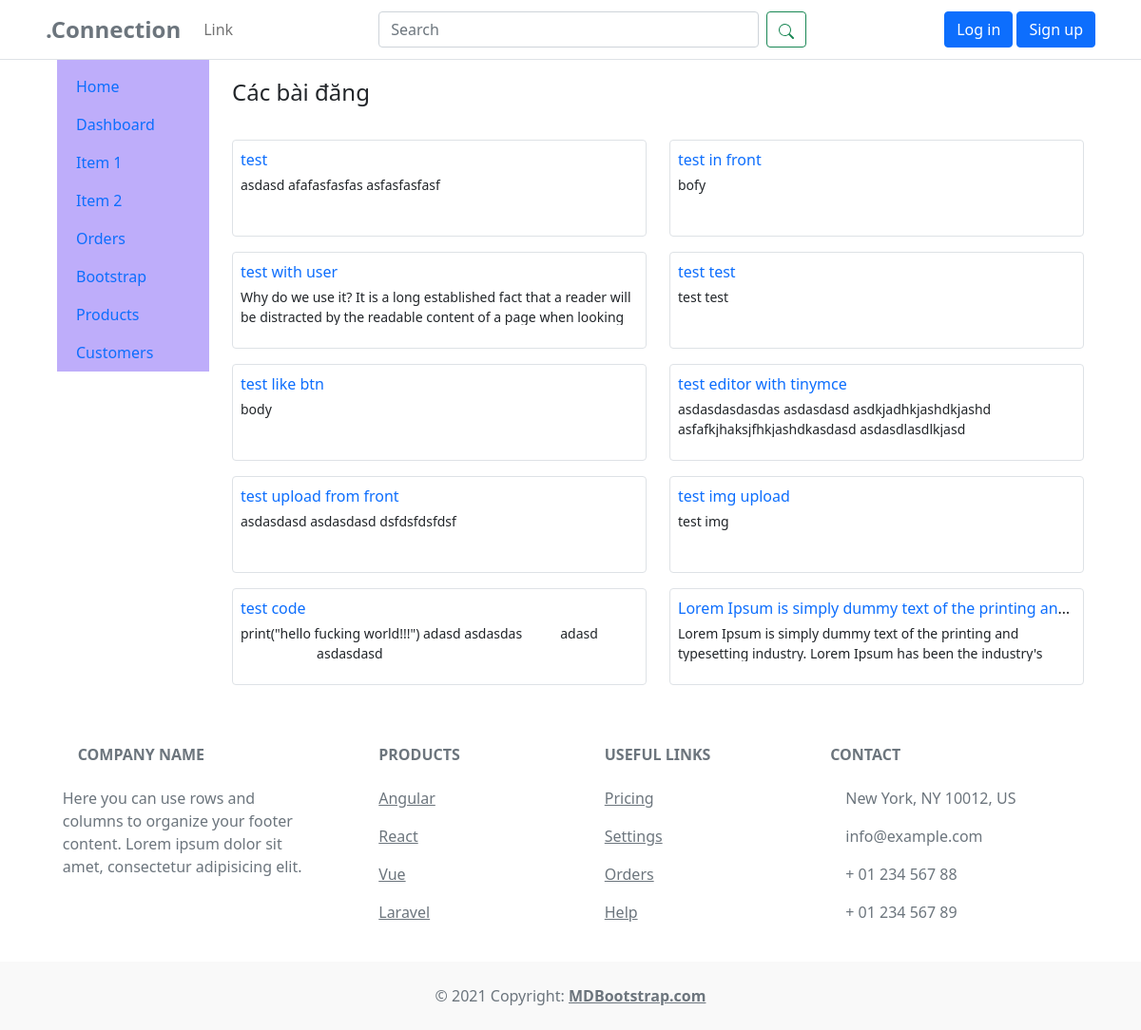
The page / on the database its author committed.
### app/models.py (models this page shows, shortened)
class Post(models.Model):
    title = models.CharField(max_length=200)
    content = HTMLField()
    user = models.ForeignKey(User, on_delete=models.CASCADE, default=None)
    likes = models.ManyToManyField(User, related_name='liked_posts')
    pub_date = models.DateTimeField(auto_now_add=True)

### app/views.py (the view)
# urls.py: path('', views.index, name="index"),
def index(req):
    posts = Post.objects.all()
    return render(req, 'app/index.html', {'posts': posts})

### templates/app/index.html
{% extends "components/base.html"%}
{% load static %}
{% block extrastyles %}
<link rel="stylesheet" type="text/css" href="{% static 'css/app.css' %}" />
{% endblock extrastyles %}
{% block content %}
<p class="fs-4">Các bài đăng</p>
<div class="row">
  {% for post in posts %}
  <div class="col-xl-6">
    <div class="border rounded p-2 mt-3">
      <div class="text-truncate mb-1">
        <a class="text-decoration-none" href="{% url 'post' id=post.id %}">{{ post.title }}</a>
      </div>
      <div>
        <p class="text-truncate text-sm text-wrap post-content">
          {{ post.content|striptags }}
        </p>
      </div>
    </div>
  </div>
  {% endfor %}
</div>
{% endblock content %}

### static/css/styles.css (style rules this page uses)
.text-sm { font-size: 14px; }

### static/css/app.css (style rules this page uses)
.post-content { height: 40px; }

### rows shown on the page
Post: title "test", content "asdasd afafasfasfas asfasfasfasf"
Post: title "test in front", content "bofy"
Post: title "test with user", content "Why do we use it? It is a long established fact that a reader will be distracted by the readable content of a page when looking…"
Post: title "test test", content "test test"
Post: title "test like btn", content "body"
Post: title "test editor with tinymce", content "asdasdasdasdas asdasdasd asdkjadhkjashdkjashd asfafkjhaksjfhkjashdkasdasd asdasdlasdlkjasd…"
Post: title "test upload from front", content "asdasdasd asdasdasd dsfdsfdsfdsf"
Post: title "test img upload", content "test img"
Post: title "test code", content "print(\"hello fucking world!!!\") adasd asdasdas adasd asdasdasd"
Post: title "Lorem Ipsum is simply dummy text of the printing an…", content "Lorem Ipsum is simply dummy text of the printing and typesetting industry. Lorem Ipsum has been the industry's…"
